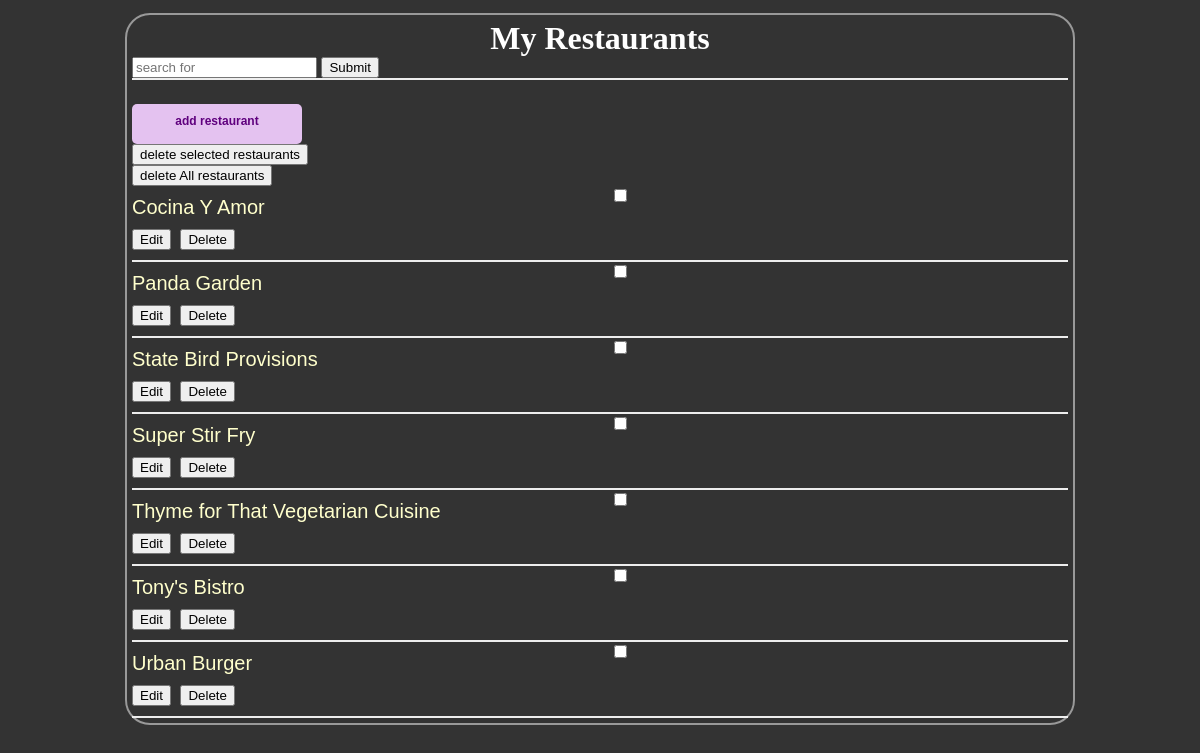
/restaurants/, run on an earlier commit of the app's database.
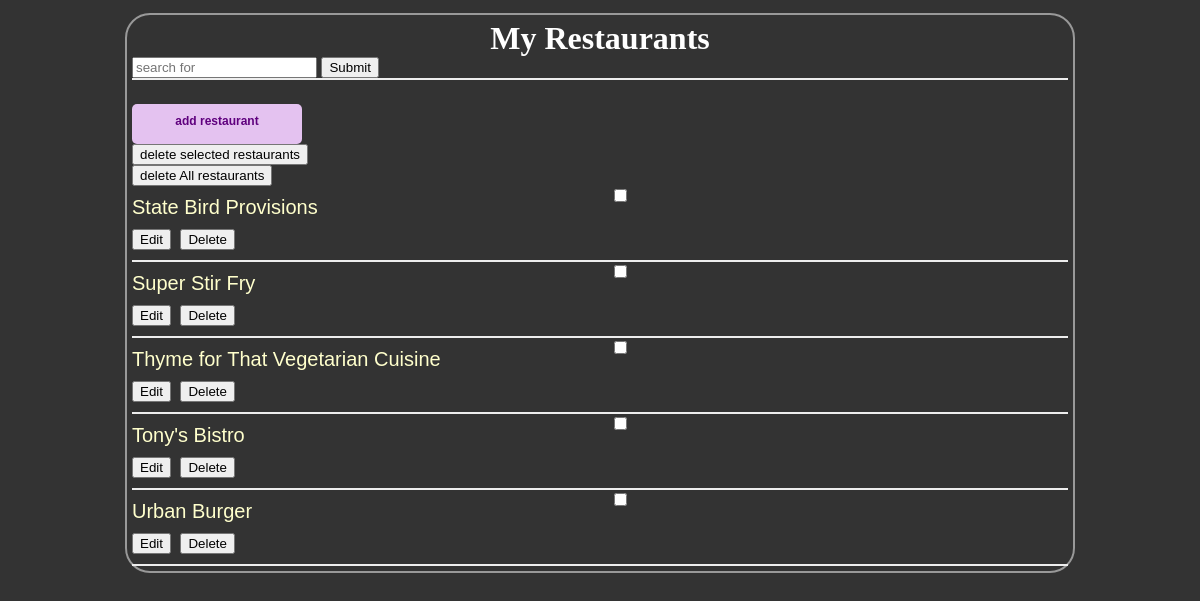
And on a later commit of the database.
### database_setup.py (models this page shows, shortened)
class Restaurant(Base):
    __tablename__ = 'restaurant'
    id = Column(Integer, primary_key=True)
    name = Column(String(250), nullable=False)

### finalProject.py (the view)
@app.route('/')
@app.route('/restaurants/')
def restaurants():
    allRestaurants=session.query(Restaurant).order_by(Restaurant.name)
    return render_template('restaurants.html',restaurants=allRestaurants)

### templates/restaurants.html (shortened to what this page needs)
<!DOCTYPE html>
<html>
<head>
	<link rel="stylesheet" type="text/css" href="{{url_for('static',filename='style.css')}}">
</head>
<body>
	<div class="pane">
		<div class="restaurant-header">
			<h1 class="header">My Restaurants</h1>
			<form action="{{url_for('searchItem')}}" method="POST">
				<input type="text" name="search" placeholder="search for">
				<input type="submit" name="search">
			</form>
		</div>
		<a class="add-restaurant" href="{{url_for('newRestaurant')}}">add restaurant</a>
		<form action="{{url_for('deleteMultipleRestaurants')}}" method="POST" id='deleteSelected'>
			<button>delete selected restaurants</button>
		</form>
		<form action="{{url_for('deleteAllRestaurants')}}" method="POST">
			<button type="submit" >delete All restaurants</button>
		</form>
		{% for restaurant in restaurants %}
		<div class="restaurant">
			<input type="checkbox" name="restaurant_id" value="{{restaurant.id}}" form="deleteSelected" ></input><a class="name" href="{{url_for('restaurantMenu',restaurant_id=restaurant.id,hilightFlag='')}}">{{restaurant.name}}</a><br>
			<div class="restaurant-options">
				<button onclick="location.href='{{url_for('editRestaurant',restaurant_id=restaurant.id)}}'">Edit</button>
				<button onclick="location.href='{{url_for('deleteRestaurant',restaurant_id=restaurant.id)}}'">Delete</button>
			</div>
		</div>
		{% endfor %}
	</div>
</body>
</html>

What changed in the data, as far as the page shows it:
removed Restaurant: name "Cocina Y Amor"
removed Restaurant: name "Panda Garden"
